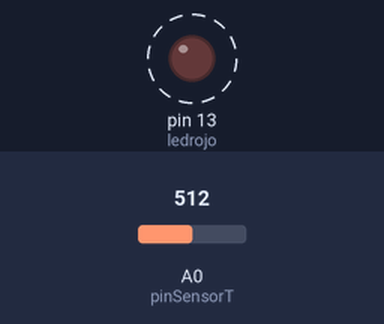
Bench run of a sketch on a simulated Arduino Uno, built with avr-gcc and run on an emulated ATmega328P. On the bench: output pins drawn as LEDs (lit = HIGH). Dashed ring = blinking. Inputs (shaded band) come from the test bench; at power-on: A0 (pinSensorT) = 512. What the sketch prints to the serial monitor is not drawn.

Above: at 1.0 s.
Timing chart, 0 to 4.6 s (numbered marks = the images above):
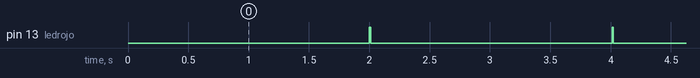

The sketch:

lm35Sensor_temperatura.ino
```cpp
float tempC;//declara variable para guardar temp en celsius
int pinSensorT=0;//declarar variable para el pin A0
int ledrojo=13;
void setup() {
  Serial.begin(9600);pinMode(ledrojo,OUTPUT);
  // put your setup code here, to run once:

}

void loop() {
  tempC = analogRead(pinSensorT);
  tempC =(5.0*tempC*100)/1024;
  Serial.println(tempC);
  delay(2000);
  digitalWrite(ledrojo,HIGH);
  delay(10);
  digitalWrite(ledrojo,LOW);

  // put your main code here, to run repeatedly:

}
```

Measured:
- by itself, pin 13 (ledrojo): alternates HIGH for 0.01 s and LOW for 2.0 s
